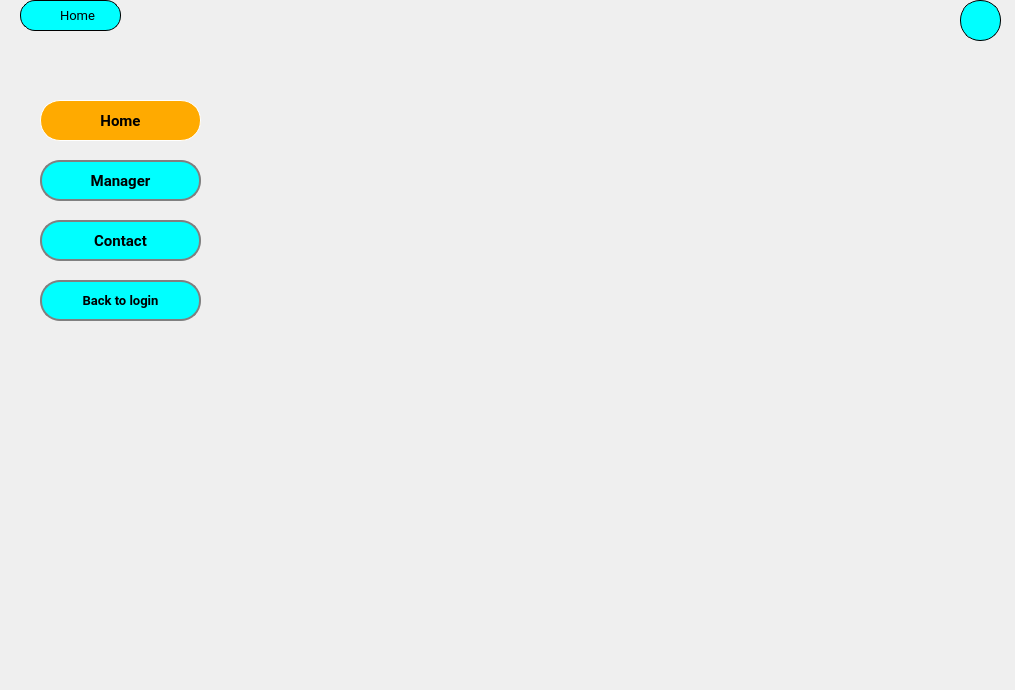
<?xml version="1.0" encoding="UTF-8"?>
<ui version="4.0">
 <class>Home</class>
 <widget class="QMainWindow" name="Home">
  <property name="geometry">
   <rect>
    <x>0</x>
    <y>0</y>
    <width>1015</width>
    <height>690</height>
   </rect>
  </property>
  <property name="windowTitle">
   <string>Home</string>
  </property>
  <property name="windowIcon">
   <iconset resource="Cpu_hinh.qrc">
    <normaloff>:/hinh/image/cpu.png</normaloff>:/hinh/image/cpu.png</iconset>
  </property>
  <property name="styleSheet">
   <string notr="true">border-raidus:50px
</string>
  </property>
  <property name="animated">
   <bool>true</bool>
  </property>
  <widget class="QWidget" name="centralwidget">
   <widget class="QLabel" name="nen">
    <property name="geometry">
     <rect>
      <x>20</x>
      <y>40</y>
      <width>941</width>
      <height>611</height>
     </rect>
    </property>
    <property name="styleSheet">
     <string notr="true">border-image: url(:/hinh/image/nen_home.png);
border-radius:15px;
</string>
    </property>
    <property name="text">
     <string/>
    </property>
    <property name="scaledContents">
     <bool>false</bool>
    </property>
   </widget>
   <widget class="QPushButton" name="home">
    <property name="enabled">
     <bool>false</bool>
    </property>
    <property name="geometry">
     <rect>
      <x>40</x>
      <y>100</y>
      <width>161</width>
      <height>41</height>
     </rect>
    </property>
    <property name="font">
     <font>
      <family>Roboto</family>
      <pointsize>11</pointsize>
      <weight>75</weight>
      <bold>true</bold>
     </font>
    </property>
    <property name="styleSheet">
     <string notr="true">QPushButton {


;
	background-color: rgb(255, 170, 0);
     color: black;
   border: 1px solid white; /* viền đen */
    border-radius: 20px;
    padding: 6px 12px;
}

QPushButton:hover {
    background-color: qlineargradient(
        x1:0, y1:0, x2:1, y2:1,
        stop:0 #ffffcc,  /* vàng trắng nhạt */
        stop:1 #fff176   /* vàng nhạt */
    );
    color: black;
}

QPushButton:pressed {
    background-color: qlineargradient(
        x1:0, y1:0, x2:1, y2:1,
        stop:0 #ffb74d,  /* cam nhạt */
        stop:1 #f57c00   /* cam đậm */
    );
    color: black;

}</string>
    </property>
    <property name="text">
     <string>Home</string>
    </property>
    <property name="icon">
     <iconset resource="Cpu_hinh.qrc">
      <normaloff>:/hinh/image/home.png</normaloff>:/hinh/image/home.png</iconset>
    </property>
    <property name="iconSize">
     <size>
      <width>30</width>
      <height>30</height>
     </size>
    </property>
    <property name="autoDefault">
     <bool>false</bool>
    </property>
    <property name="default">
     <bool>false</bool>
    </property>
    <property name="flat">
     <bool>false</bool>
    </property>
   </widget>
   <widget class="QPushButton" name="manager">
    <property name="enabled">
     <bool>true</bool>
    </property>
    <property name="geometry">
     <rect>
      <x>40</x>
      <y>160</y>
      <width>161</width>
      <height>41</height>
     </rect>
    </property>
    <property name="font">
     <font>
      <family>Roboto</family>
      <pointsize>11</pointsize>
      <weight>75</weight>
      <bold>true</bold>
     </font>
    </property>
    <property name="styleSheet">
     <string notr="true">

QPushButton {
background-color: rgb(0, 255, 255);
    color: black;
    border: 2px solid grey;     /* viền đen */

    border-radius: 20px;
    padding: 6px 12px;
}

QPushButton:hover {
    background-color: qlineargradient(
        x1:0, y1:0, x2:1, y2:1,
        stop:0 #ffffcc,  /* vàng trắng nhạt */
        stop:1 #fff176   /* vàng nhạt */
    );
    color: black;
}

QPushButton:pressed {
    background-color: qlineargradient(
        x1:0, y1:0, x2:1, y2:1,
        stop:0 #ffb74d,  /* cam nhạt */
        stop:1 #f57c00   /* cam đậm */
    );
    color: black;
}</string>
    </property>
    <property name="text">
     <string>Manager</string>
    </property>
    <property name="icon">
     <iconset resource="Cpu_hinh.qrc">
      <normaloff>:/hinh/image/planning (1).png</normaloff>:/hinh/image/planning (1).png</iconset>
    </property>
    <property name="iconSize">
     <size>
      <width>30</width>
      <height>30</height>
     </size>
    </property>
    <property name="checkable">
     <bool>false</bool>
    </property>
    <property name="autoDefault">
     <bool>false</bool>
    </property>
   </widget>
   <widget class="QPushButton" name="btn_">
    <property name="geometry">
     <rect>
      <x>960</x>
      <y>0</y>
      <width>41</width>
      <height>41</height>
     </rect>
    </property>
    <property name="font">
     <font>
      <family>Roboto</family>
      <pointsize>13</pointsize>
      <weight>75</weight>
      <bold>true</bold>
     </font>
    </property>
    <property name="styleSheet">
     <string notr="true">QPushButton {
background-color: rgb(0, 255, 255);
     color: black;
   border: 1px solid black;    /* viền đen */
    border-radius: 20px;
    padding: 6px 12px;
}

QPushButton:hover {
    background-color: qlineargradient(
        x1:0, y1:0, x2:1, y2:1,
        stop:0 #ffffcc,  /* vàng trắng nhạt */
        stop:1 #fff176   /* vàng nhạt */
    );
    color: black;
}

QPushButton:pressed {
    background-color: qlineargradient(
        x1:0, y1:0, x2:1, y2:1,
        stop:0 #ffb74d,  /* cam nhạt */
        stop:1 #f57c00   /* cam đậm */
    );
    color: black;
}
</string>
    </property>
    <property name="text">
     <string/>
    </property>
    <property name="icon">
     <iconset resource="Cpu_hinh.qrc">
      <normaloff>:/hinh/image/reject.png</normaloff>:/hinh/image/reject.png</iconset>
    </property>
    <property name="iconSize">
     <size>
      <width>20</width>
      <height>20</height>
     </size>
    </property>
   </widget>
   <widget class="QPushButton" name="btn_logout_home">
    <property name="geometry">
     <rect>
      <x>40</x>
      <y>280</y>
      <width>161</width>
      <height>41</height>
     </rect>
    </property>
    <property name="font">
     <font>
      <family>Roboto</family>
      <pointsize>10</pointsize>
      <weight>75</weight>
      <bold>true</bold>
     </font>
    </property>
    <property name="styleSheet">
     <string notr="true">QPushButton {
background-color: rgb(0, 255, 255);
     color: black;
   border: 2px solid grey;    /* viền đen */
    border-radius: 20px;
    padding: 6px 12px;
}

QPushButton:hover {
    background-color: qlineargradient(
        x1:0, y1:0, x2:1, y2:1,
        stop:0 #ffffcc,  /* vàng trắng nhạt */
        stop:1 #fff176   /* vàng nhạt */
    );
    color: black;
}

QPushButton:pressed {
    background-color: qlineargradient(
        x1:0, y1:0, x2:1, y2:1,
        stop:0 #ffb74d,  /* cam nhạt */
        stop:1 #f57c00   /* cam đậm */
    );
    color: black;
}
</string>
    </property>
    <property name="text">
     <string>Back to login</string>
    </property>
    <property name="icon">
     <iconset resource="Cpu_hinh.qrc">
      <normaloff>:/hinh/image/exit (1).png</normaloff>:/hinh/image/exit (1).png</iconset>
    </property>
    <property name="iconSize">
     <size>
      <width>25</width>
      <height>30</height>
     </size>
    </property>
    <property name="autoDefault">
     <bool>false</bool>
    </property>
    <property name="default">
     <bool>false</bool>
    </property>
    <property name="flat">
     <bool>false</bool>
    </property>
   </widget>
   <widget class="QPushButton" name="contact">
    <property name="geometry">
     <rect>
      <x>40</x>
      <y>220</y>
      <width>161</width>
      <height>41</height>
     </rect>
    </property>
    <property name="font">
     <font>
      <family>Roboto</family>
      <pointsize>11</pointsize>
      <weight>75</weight>
      <bold>true</bold>
     </font>
    </property>
    <property name="styleSheet">
     <string notr="true">QPushButton {
background-color: rgb(0, 255, 255);
     color: black;
   border: 2px solid grey;    /* viền đen */
    border-radius: 20px;
    padding: 6px 12px;
}

QPushButton:hover {
    background-color: qlineargradient(
        x1:0, y1:0, x2:1, y2:1,
        stop:0 #ffffcc,  /* vàng trắng nhạt */
        stop:1 #fff176   /* vàng nhạt */
    );
    color: black;
}

QPushButton:pressed {
    background-color: qlineargradient(
        x1:0, y1:0, x2:1, y2:1,
        stop:0 #ffb74d,  /* cam nhạt */
        stop:1 #f57c00   /* cam đậm */
    );
    color: black;
}
</string>
    </property>
    <property name="text">
     <string>Contact</string>
    </property>
    <property name="icon">
     <iconset resource="Cpu_hinh.qrc">
      <normaloff>:/hinh/image/contact.png</normaloff>:/hinh/image/contact.png</iconset>
    </property>
    <property name="iconSize">
     <size>
      <width>30</width>
      <height>30</height>
     </size>
    </property>
   </widget>
   <widget class="QLabel" name="label_2">
    <property name="geometry">
     <rect>
      <x>60</x>
      <y>0</y>
      <width>51</width>
      <height>31</height>
     </rect>
    </property>
    <property name="font">
     <font>
      <family>Roboto</family>
      <pointsize>10</pointsize>
     </font>
    </property>
    <property name="text">
     <string>Home</string>
    </property>
   </widget>
   <widget class="QLabel" name="label_3">
    <property name="geometry">
     <rect>
      <x>20</x>
      <y>0</y>
      <width>101</width>
      <height>31</height>
     </rect>
    </property>
    <property name="styleSheet">
     <string notr="true">background-color: rgb(0, 255, 255);
border-radius:15px;
    border: 1px solid black; </string>
    </property>
    <property name="text">
     <string/>
    </property>
   </widget>
   <widget class="QLabel" name="label_4">
    <property name="geometry">
     <rect>
      <x>30</x>
      <y>0</y>
      <width>28</width>
      <height>28</height>
     </rect>
    </property>
    <property name="text">
     <string/>
    </property>
    <property name="pixmap">
     <pixmap resource="Cpu_hinh.qrc">:/hinh/image/home.png</pixmap>
    </property>
    <property name="scaledContents">
     <bool>true</bool>
    </property>
   </widget>
   <zorder>nen</zorder>
   <zorder>home</zorder>
   <zorder>manager</zorder>
   <zorder>btn_</zorder>
   <zorder>btn_logout_home</zorder>
   <zorder>contact</zorder>
   <zorder>label_3</zorder>
   <zorder>label_4</zorder>
   <zorder>label_2</zorder>
  </widget>
 </widget>
 <resources>
  <include location="Cpu_hinh.qrc"/>
 </resources>
 <connections/>
</ui>
